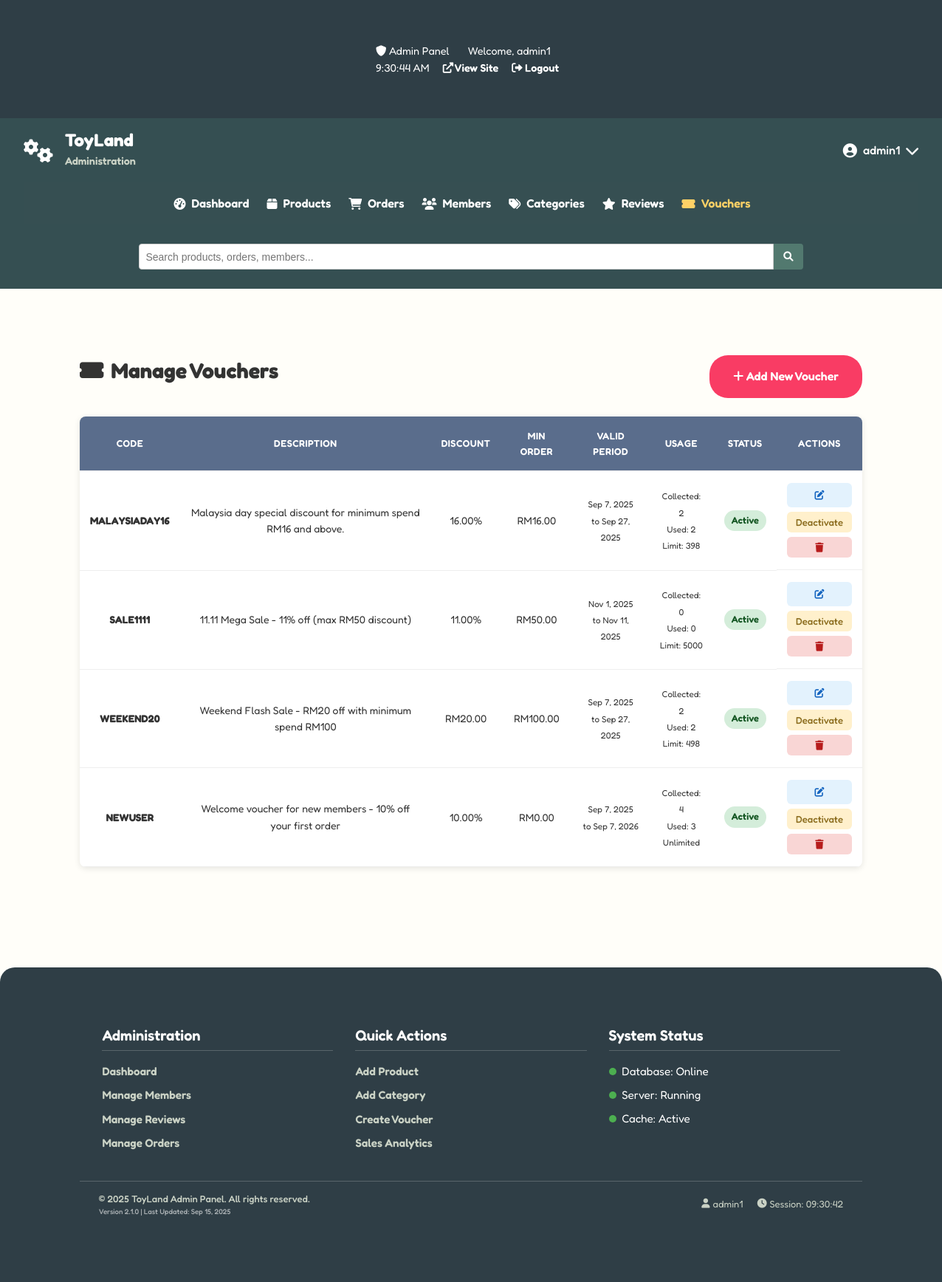
The page /root/admin/vouchers.php (signed in) on the database as committed earlier.
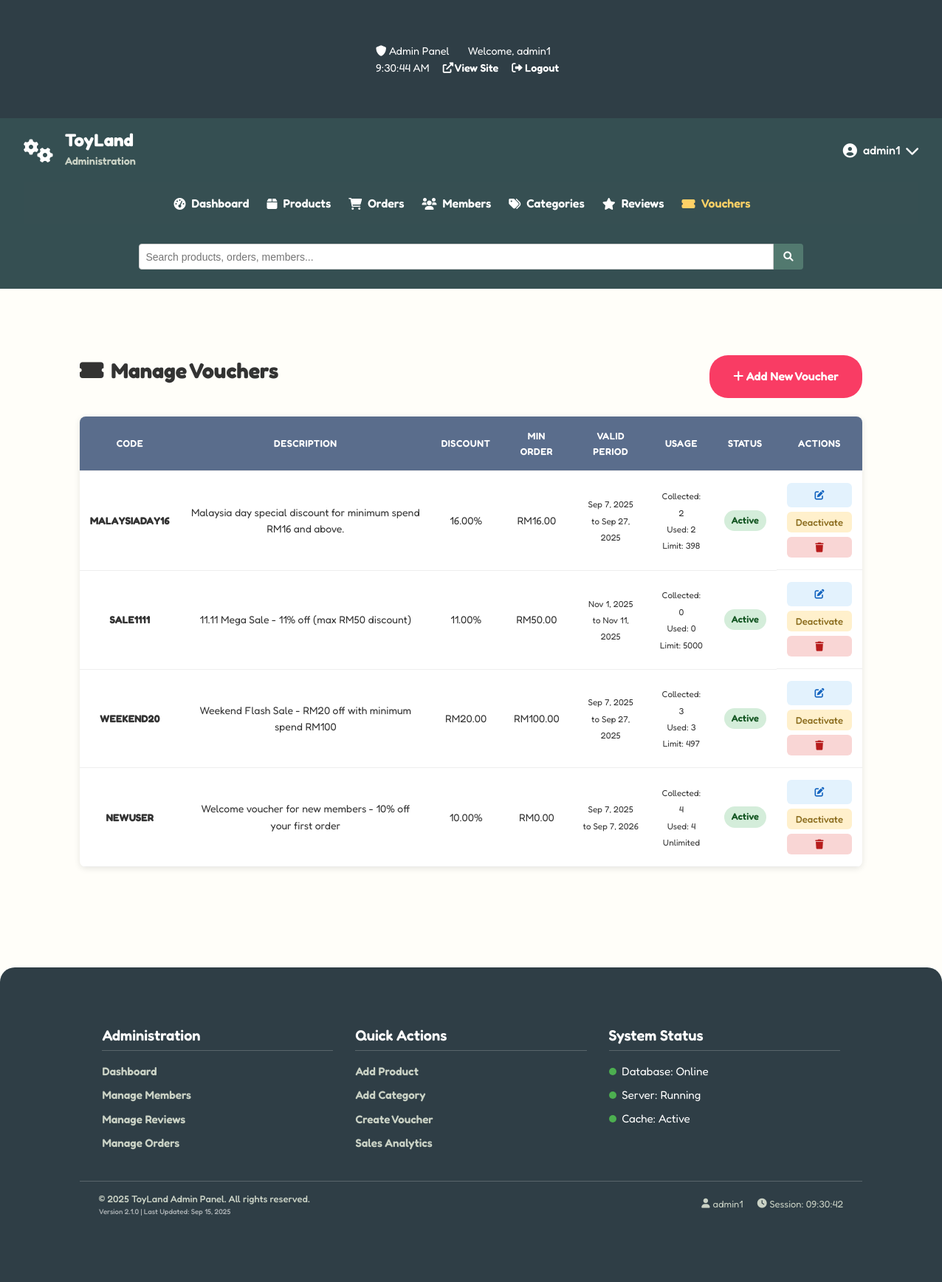
The same page on the database as committed later.
### tables this page shows
CREATE TABLE `vouchers` (
  `voucher_id` varchar(11) NOT NULL,
  `code` varchar(50) NOT NULL,
  `description` varchar(255) DEFAULT NULL,
  `discount_type` enum('percentage','fixed') NOT NULL,
  `discount_value` decimal(10,2) NOT NULL,
  `min_order_amount` decimal(10,2) DEFAULT 0.00,
  `start_date` datetime NOT NULL,
  `end_date` datetime NOT NULL,
  `usage_limit` int(11) DEFAULT 0,
  `per_user_limit` int(11) DEFAULT 1,
  `status` enum('scheduled','active','inactive','expired') NOT NULL DEFAULT 'scheduled',
  `created_by` varchar(11) DEFAULT NULL,
  `created_at` timestamp NOT NULL DEFAULT current_timestamp()
);

### root/admin/vouchers.php (the view, shortened to what the changed rows need)
<?php
require_once '../includes/db.php';
$sql = "SELECT v.*,
        (SELECT COUNT(*) FROM user_vouchers WHERE voucher_id = v.voucher_id) as total_collected,
        (SELECT COUNT(*) FROM user_vouchers WHERE voucher_id = v.voucher_id AND used_at IS NOT NULL) as total_used
        FROM vouchers v
        ORDER BY v.created_at DESC";
$vouchers = $pdo->query($sql)->fetchAll(PDO::FETCH_ASSOC);
include '../includes/admin_header.php';
?>
<section class="admin-section vouchers-management">
    <div class="container">
        <div class="vouchers-admin-header">
            <h1><i class="fas fa-ticket-alt"></i> Manage Vouchers</h1>
        </div>
            <table class="admin-table">
                <thead>
                    <tr>
                        <th>Code</th>
                        <th>Description</th>
                        <th>Discount</th>
                        <th>Min Order</th>
                        <th>Valid Period</th>
                        <th>Usage</th>
                        <th>Status</th>
                        <th>Actions</th>
                    </tr>
                </thead>
                <tbody>
                    <?php if (empty($vouchers)): ?>
                        <tr>
                            <td colspan="8" class="text-center">No vouchers found.</td>
                        </tr>
                    <?php else: ?>
                        <?php foreach ($vouchers as $voucher): ?>
                            <tr>
                                <td>
                                    <strong><?php echo htmlspecialchars($voucher['code']); ?></strong>
                                </td>
                                <td><?php echo htmlspecialchars($voucher['description']); ?></td>
                                <td>
                                    <?php if ($voucher['discount_type'] == 'percentage'): ?>
                                        <?php echo $voucher['discount_value']; ?>%
                                    <?php else: ?>
                                        RM<?php echo number_format($voucher['discount_value'], 2); ?>
                                    <?php endif; ?>
                                </td>
                                <td>RM<?php echo number_format($voucher['min_order_amount'], 2); ?></td>
                                <td>
                                    <small>
                                        <?php echo date('M j, Y', strtotime($voucher['start_date'])); ?><br>
                                        to <?php echo date('M j, Y', strtotime($voucher['end_date'])); ?>
                                    </small>
                                </td>
                                <td>
                                    <small>
                                        Collected: <?php echo $voucher['total_collected']; ?><br>
                                        Used: <?php echo $voucher['total_used']; ?><br>
                                        <?php if ($voucher['usage_limit'] > 0): ?>
                                            Limit: <?php echo $voucher['usage_limit']; ?>
                                        <?php else: ?>
                                            Unlimited
                                        <?php endif; ?>
                                    </small>
                                </td>
                                <td>
                                    <span class="status-badge <?php echo $voucher['status']; ?>">
                                        <?php echo ucfirst($voucher['status']); ?>
                                    </span>
                                </td>
                                <td class="actions">
                                    <a href="voucher_edit.php?id=<?php echo $voucher['voucher_id']; ?>"
                                       class="btn btn-sm btn-edit" title="Edit">
                                        <i class="fas fa-edit"></i>
                                    </a>
                                    <?php if ($voucher['status'] == 'active'): ?>
                                        <form method="POST" style="display: inline;">
                                            <button type="submit" name="toggle_status" class="btn btn-sm btn-warning">Deactivate</button>
                                        </form>
                                    <?php endif; ?>
                                    <form method="POST" style="display: inline;" onsubmit="return confirm('Are you sure you want to delete this voucher?')">
                                        <button type="submit" name="delete_voucher" class="btn btn-sm btn-delete" title="Delete">
                                            <i class="fas fa-trash"></i>
                                        </button>
                                    </form>
                                </td>
                            </tr>
                        <?php endforeach; ?>
                    <?php endif; ?>
                </tbody>
            </table>
    </div>
</section>
<?php include '../includes/admin_footer.php'; ?>

Rows that differ between the two databases and show on the page:
changed vouchers "WEEKEND20": total_collected "2" → "3"; total_used "2" → "3"; usage_limit "498" → "497"
computed for vouchers "NEWUSER": total_used "3" → "4"
